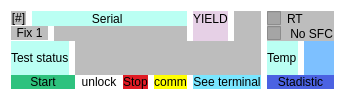
            <widget class="QFrame" name="frame_2">
             <property name="styleSheet">
              <string notr="true">border-radius:0px;
background-color: rgb(255, 255, 255);</string>
             </property>
             <property name="frameShape">
              <enum>QFrame::StyledPanel</enum>
             </property>
             <property name="frameShadow">
              <enum>QFrame::Raised</enum>
             </property>
             <layout class="QGridLayout" name="gridLayout_4">
              <property name="verticalSpacing">
               <number>0</number>
              </property>
              <item row="1" column="7">
               <widget class="QLabel" name="nt_yiel">
                <property name="styleSheet">
                 <string notr="true">background-color: rgba(200, 154, 200, 118);</string>
                </property>
                <property name="text">
                 <string/>
                </property>
               </widget>
              </item>
              <item row="2" column="3" colspan="6">
               <widget class="QLabel" name="nt_status">
                <property name="styleSheet">
                 <string notr="true">background-color: rgba(151, 151, 151, 163);</string>
                </property>
                <property name="text">
                 <string/>
                </property>
               </widget>
              </item>
              <item row="0" column="1" colspan="6">
               <widget class="QLabel" name="label_16">
                <property name="styleSheet">
                 <string notr="true">color: rgb(0, 0, 0);
background-color: rgba(137, 255, 235, 150);</string>
                </property>
                <property name="text">
                 <string>                  Serial</string>
                </property>
               </widget>
              </item>
              <item row="0" column="8" rowspan="2">
               <widget class="QLabel" name="led_auto">
                <property name="styleSheet">
                 <string notr="true">background-color: rgba(151, 151, 151, 163);
color: rgb(0, 0, 0);</string>
                </property>
                <property name="text">
                 <string/>
                </property>
               </widget>
              </item>
              <item row="1" column="0" colspan="2">
               <widget class="QPushButton" name="nt_fixt">
                <property name="styleSheet">
                 <string notr="true">QPushButton{
	
	background-color: rgba(151, 151, 151, 163);
}
QPushButton:hover{
	
	
	background-color: rgba(255, 255, 255, 3);
}</string>
                </property>
                <property name="text">
                 <string>Fix 1</string>
                </property>
               </widget>
              </item>
              <item row="4" column="7" colspan="2">
               <widget class="QPushButton" name="nt_see">
                <property name="styleSheet">
                 <string notr="true">QPushButton{
	
	background-color: rgb(121, 230, 255);
	color: rgb(0, 0, 0);
}
QPushButton:hover{
	
	background-color: rgb(0, 170, 255);
	color: rgb(255, 255, 255);
}</string>
                </property>
                <property name="text">
                 <string>See terminal</string>
                </property>
               </widget>
              </item>
              <item row="1" column="9" colspan="2">
               <widget class="QCheckBox" name="chk_nt_status">
                <property name="styleSheet">
                 <string notr="true">background-color: rgba(151, 151, 151, 163);</string>
                </property>
                <property name="text">
                 <string> No SFC</string>
                </property>
               </widget>
              </item>
              <item row="4" column="0" colspan="4">
               <widget class="QPushButton" name="nt_start">
                <property name="styleSheet">
                 <string notr="true">QPushButton{
	background-color: rgb(46, 194, 126);
}
QPushButton:hover{
	
	background-color: rgb(143, 240, 164);
	color: rgb(0, 0, 0);
}</string>
                </property>
                <property name="text">
                 <string>Start</string>
                </property>
               </widget>
              </item>
              <item row="1" column="2" colspan="5">
               <widget class="QLabel" name="nt_sn_auto">
                <property name="styleSheet">
                 <string notr="true">background-color: rgba(151, 151, 151, 163);</string>
                </property>
                <property name="text">
                 <string/>
                </property>
               </widget>
              </item>
              <item row="0" column="9" colspan="2">
               <widget class="QCheckBox" name="rt">
                <property name="styleSheet">
                 <string notr="true">background-color: rgba(151, 151, 151, 163);</string>
                </property>
                <property name="text">
                 <string>RT</string>
                </property>
               </widget>
              </item>
              <item row="0" column="7">
               <widget class="QLabel" name="lb_status">
                <property name="styleSheet">
                 <string notr="true">background-color: rgba(200, 154, 200, 118);
color: rgb(0, 0, 0);</string>
                </property>
                <property name="text">
                 <string>YIELD</string>
                </property>
               </widget>
              </item>
              <item row="4" column="5">
               <widget class="QPushButton" name="nt_stop">
                <property name="styleSheet">
                 <string notr="true">QPushButton{
	background-color: rgb(224, 27, 36);
}
QPushButton:hover{
	background-color: rgb(246, 97, 81);
}</string>
                </property>
                <property name="text">
                 <string>Stop</string>
                </property>
               </widget>
              </item>
              <item row="2" column="9">
               <widget class="QLabel" name="label_34">
                <property name="styleSheet">
                 <string notr="true">background-color: rgba(137, 255, 235, 150);
color: rgb(0, 0, 0);</string>
                </property>
                <property name="text">
                 <string>Temp</string>
                </property>
               </widget>
              </item>
              <item row="4" column="9" colspan="2">
               <widget class="QPushButton" name="nt_stats">
                <property name="styleSheet">
                 <string notr="true">QPushButton{
background-color: qlineargradient(spread:pad, x1:0, y1:0, x2:1, y2:1, stop:1 rgba(75, 98, 226, 255));
}
QPushButton:hover{
	background-color: qconicalgradient(cx:0.5, cy:0.5, angle:0, stop:0 rgba(255, 0, 0, 255), stop:0.166 rgba(255, 255, 0, 255), stop:0.333 rgba(0, 255, 0, 255), stop:0.5 rgba(0, 255, 255, 255), stop:0.666 rgba(0, 0, 255, 255), stop:0.833 rgba(255, 0, 255, 255), stop:1 rgba(255, 0, 0, 255));
}</string>
                </property>
                <property name="text">
                 <string>Stadistic</string>
                </property>
               </widget>
              </item>
              <item row="4" column="6">
               <widget class="QPushButton" name="term">
                <property name="styleSheet">
                 <string notr="true">QPushButton{
	
	
	background-color: rgb(255, 255, 0);
	color: rgb(0, 0, 0);
}
QPushButton:hover{
	
	
	background-color: rgb(253, 255, 106);
	color: rgb(255, 255, 255);
}</string>
                </property>
                <property name="text">
                 <string>comm</string>
                </property>
               </widget>
              </item>
              <item row="2" column="10">
               <widget class="QLabel" name="temp_1">
                <property name="styleSheet">
                 <string notr="true">background-color: rgb(125, 192, 255);
color: rgb(0, 0, 0);</string>
                </property>
                <property name="text">
                 <string/>
                </property>
               </widget>
              </item>
              <item row="2" column="0" colspan="3">
               <widget class="QLabel" name="label_18">
                <property name="styleSheet">
                 <string notr="true">background-color: rgba(137, 255, 235, 150);
color: rgb(0, 0, 0);</string>
                </property>
                <property name="text">
                 <string>Test status</string>
                </property>
               </widget>
              </item>
              <item row="3" column="0" colspan="11">
               <layout class="QVBoxLayout" name="st_1"/>
              </item>
              <item row="0" column="0">
               <widget class="QPushButton" name="nt_opc">
                <property name="styleSheet">
                 <string notr="true">QPushButton{
	
	background-color: rgba(151, 151, 151, 163);
}
QPushButton:hover{
	
	
	background-color: rgba(255, 255, 255, 3);
}</string>
                </property>
                <property name="text">
                 <string>[#]</string>
                </property>
               </widget>
              </item>
              <item row="4" column="4">
               <widget class="QPushButton" name="mb_unlck">
                <property name="styleSheet">
                 <string notr="true">color: rgb(0, 0, 0);</string>
                </property>
                <property name="text">
                 <string>unlock</string>
                </property>
               </widget>
              </item>
             </layout>
            </widget>
